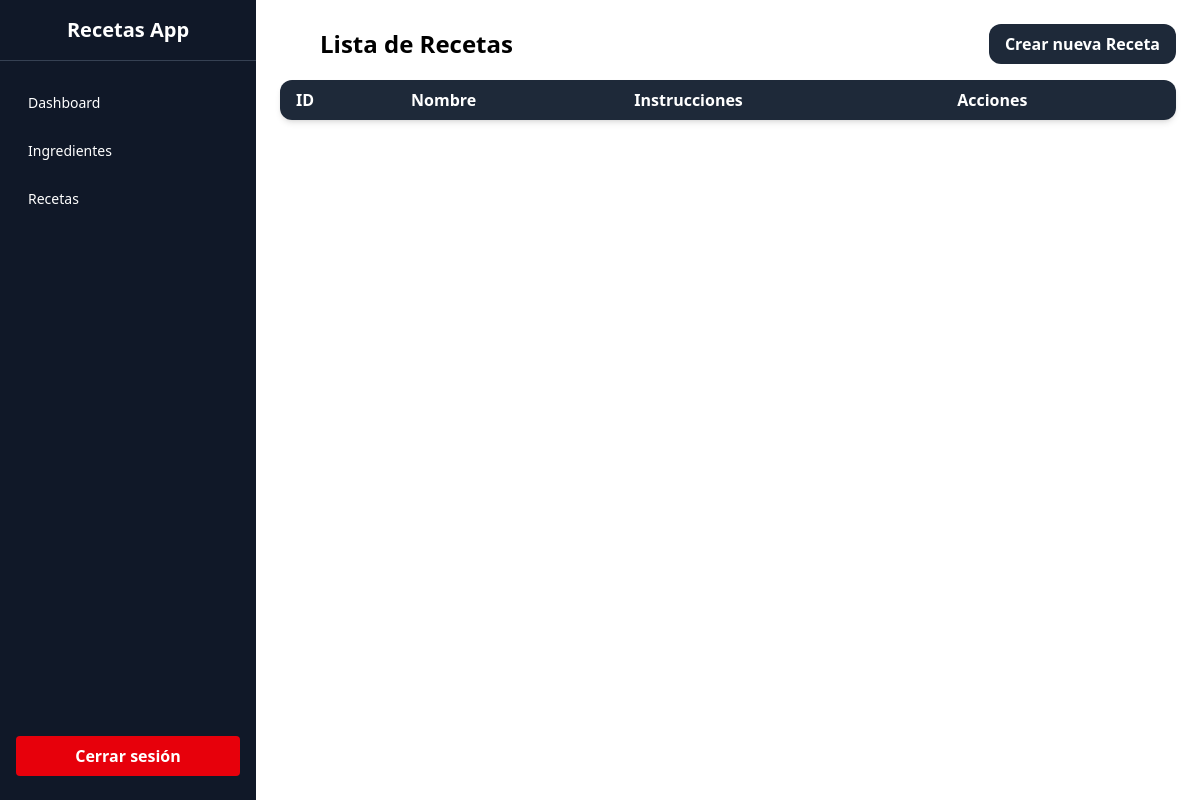
Page /views/empleados/recetas/index.php on the earlier database version.
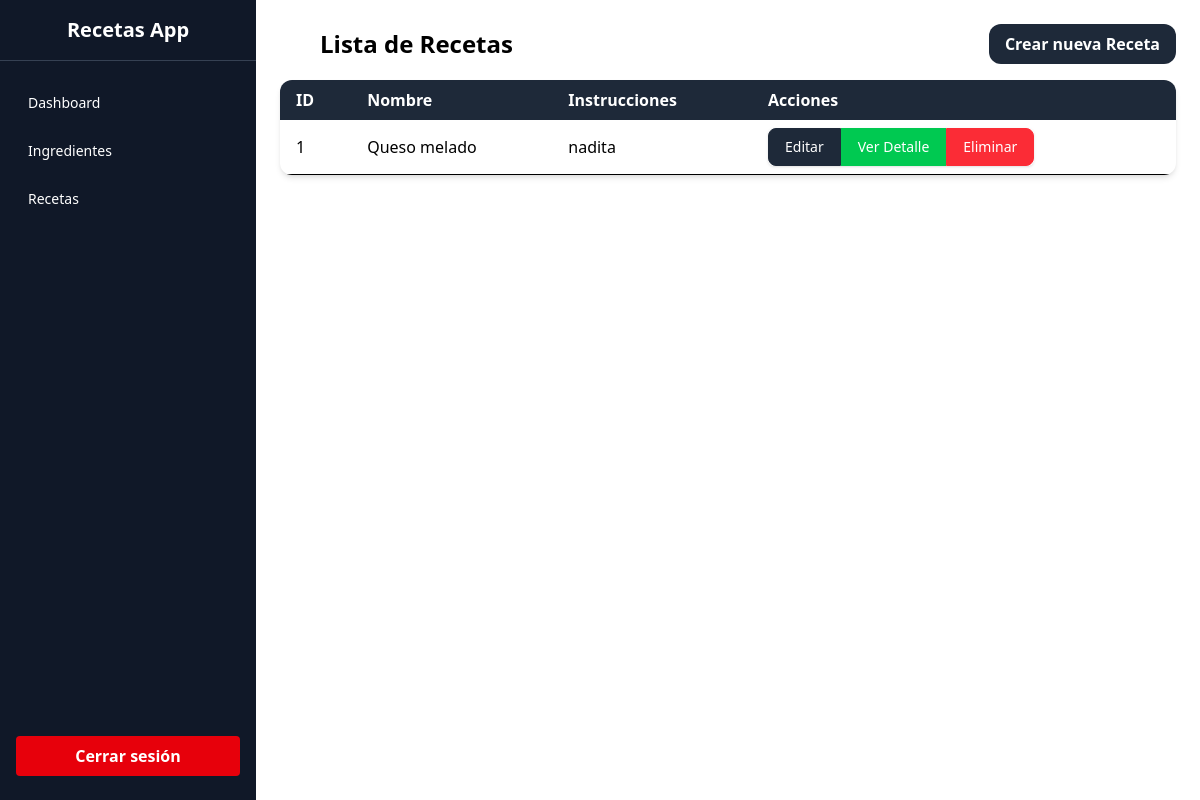
Same page on the later database version.
### tables this page shows
CREATE TABLE `recetas` (
  `id` int(11) NOT NULL,
  `nombre` varchar(100) NOT NULL,
  `instrucciones` text DEFAULT NULL
);

### views/empleados/recetas/index.php (the view, shortened to what this page needs)
<?php
$conex = new Database;
$pdo = $conex->conectar();
$stmt = $pdo->query("SELECT * FROM recetas");
$recetas = $stmt->fetchAll(PDO::FETCH_ASSOC);
?>
<!DOCTYPE html>
<html lang="es">
<?php include '../../../partials/head.php'; ?>
<body class="flex">
  <?php include '../../../partials/sidebaremple.php'; ?>
  <main class="p-6 w-full md:ml-64">
    <div class="flex justify-between items-center mb-4">
      <h1 class="text-2xl font-bold pl-10">Lista de Recetas</h1>
      <a href="<?= BASE_URL ?>views/empleados/recetas/crear.php"
        class="bg-gray-800 hover:bg-gray-900 text-white font-semibold py-2 px-4 rounded-xl transition">
        Crear nueva Receta
      </a>
    </div>
    <div class="overflow-x-auto rounded-xl shadow-md bg-white">
      <table class="min-w-full">
        <thead class="bg-gray-800 text-white text-left">
          <tr>
            <th class="px-4 py-2">ID</th>
            <th class="px-4 py-2">Nombre</th>
            <th class="px-4 py-2">Instrucciones</th>
            <th class="px-4 py-2">Acciones</th>
          </tr>
        </thead>
        <tbody>
          <?php foreach ($recetas as $receta): ?>
            <tr class="border-b hover:bg-gray-100">
              <td class="px-4 py-2"><?= htmlspecialchars($receta['id']) ?></td>
              <td class="px-4 py-2"><?= htmlspecialchars($receta['nombre']) ?></td>
              <td class="px-4 py-2"><?= htmlspecialchars($receta['instrucciones']) ?></td>
              <td class="px-4 py-2">
                <div class="inline-flex rounded-md shadow-sm" role="group">
                  <a href="<?= BASE_URL ?>views/empleados/recetas/editar.php?id=<?= $receta['id'] ?>"
                    class="px-4 py-2 text-sm font-medium text-white bg-gray-800 border border-gray-800 rounded-l-lg hover:bg-gray-900">
                    Editar
                  </a>
                  <a href="<?= BASE_URL ?>views/empleados/recetas/detalle.php?id=<?= $receta['id'] ?>"
                    class="px-4 py-2 text-sm font-medium text-white bg-green-500 border border-green-500 hover:bg-green-600">
                    Ver Detalle
                  </a>
                  <form action="<?= BASE_URL ?>views/recetas/eliminar.php" method="POST" class="inline">
                    <button type="submit"
                      class="px-4 py-2 text-sm font-medium text-white bg-red-500 border border-red-500 rounded-r-lg hover:bg-red-600">
                      Eliminar
                    </button>
                  </form>
                </div>
              </td>
            </tr>
          <?php endforeach; ?>
        </tbody>
      </table>
    </div>
  </main>
</body>
</html>

Differences in the rows shown:
added recetas: id "1", nombre "Queso melado", instrucciones "nadita"
